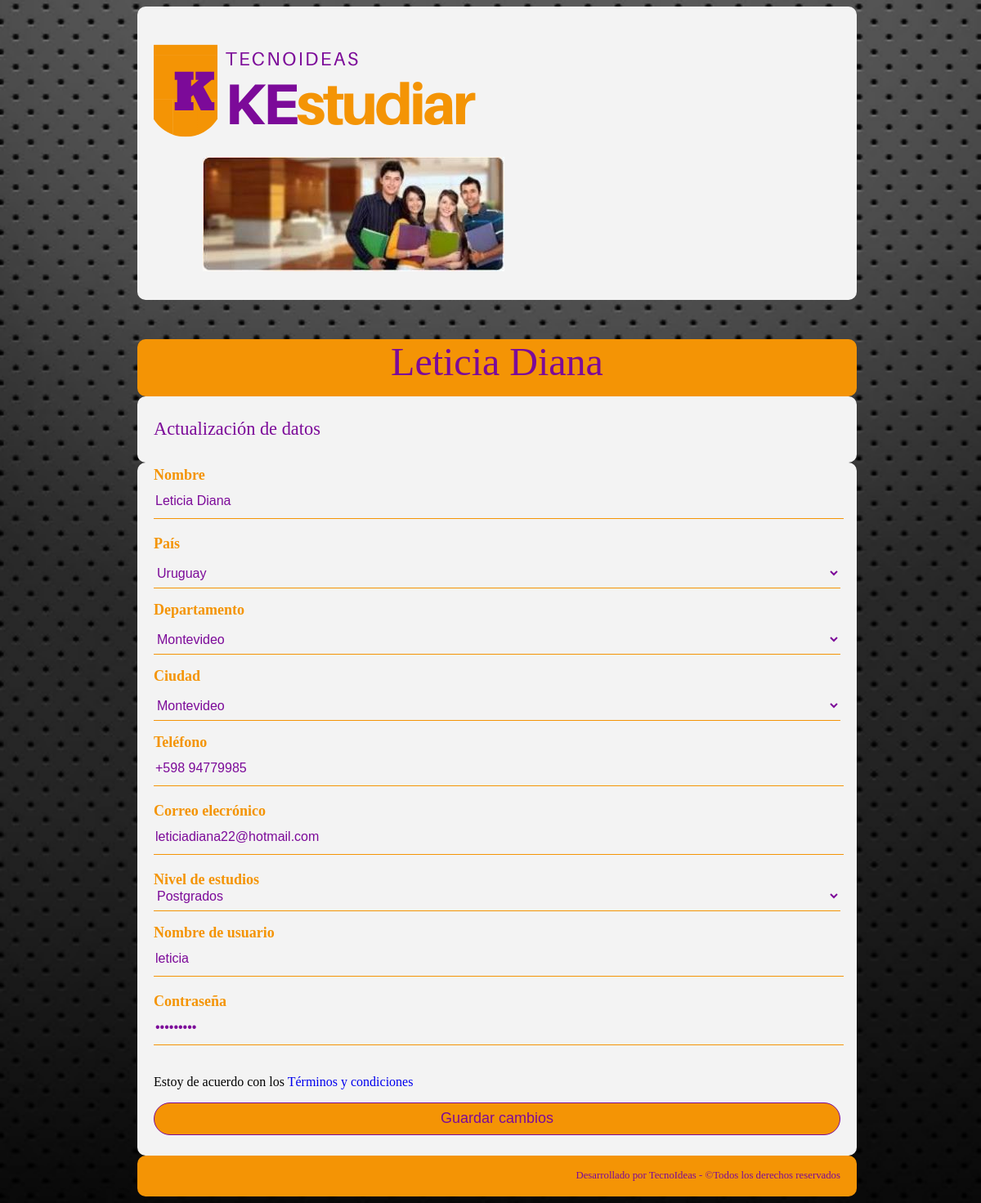
The app's page /estudiante/2/ with its own data.
### core/models.py (models this page shows, shortened)
class Estudiante(models.Model):
    nombre = models.CharField(max_length = 100, blank = False, null = False)
    pais = models.ForeignKey(Pais, on_delete = models.CASCADE)
    departamento = models.ForeignKey(Departamento, on_delete = models.CASCADE)
    ciudad = models.ForeignKey(Ciudad, on_delete = models.CASCADE)
    telefono = models.CharField(max_length = 100, blank = True, null = True)
    eMail = models.CharField(max_length = 100, blank = True, null = True)
    nivelEstudio = models.ForeignKey(NivelEstudio, on_delete = models.CASCADE)
    usuario = models.CharField(max_length = 30, unique=True, blank = False, null = False)
    password = models.CharField(max_length = 30, blank = False, null = False)
    class Meta:
        verbose_name = 'Estudiante'
        verbose_name_plural = 'Estudiantes'
        ordering = ['nombre']

class Pais(models.Model):
    nombre = models.CharField(max_length = 30, blank = False, null = False)
    class Meta:
        verbose_name = 'País'
        verbose_name_plural = 'Paises'
        ordering = ['nombre']

class Departamento(models.Model):
    pais = models.ForeignKey(Pais, on_delete = models.CASCADE)
    nombre = models.CharField(max_length = 30, blank = False, null = False)
    class Meta:
        verbose_name = 'Departamento'
        verbose_name_plural = 'Departamentos'
        ordering = ['pais', 'nombre']

class Ciudad(models.Model):
    pais = models.ForeignKey(Pais, on_delete = models.CASCADE)
    departamento = models.ForeignKey(Departamento, on_delete = models.CASCADE)
    nombre = models.CharField(max_length = 30, blank = False, null = False)
    class Meta:
        verbose_name = 'Ciudad'
        verbose_name_plural = 'Ciudades'
        ordering = ['nombre']

class NivelEstudio(models.Model):
    nombre = models.CharField(max_length = 30, blank = False, null = False)
    class Meta:
        verbose_name = 'Nivel de estudio'
        verbose_name_plural = 'Nivel de estudios'
        ordering = ['nombre']

### core/views.py (the view, shortened to what this page needs)
# urls.py: path('estudiante/<id>/', estudiante, name = 'estudiante'),
def estudiante(request, id):
    estudiante = Estudiante.objects.get(id=id)
    niveles = NivelEstudio.objects.all().order_by('nombre')
    paises = Pais.objects.all().order_by('nombre')
    departamentos = Departamento.objects.all().order_by('nombre')
    ciudades = Ciudad.objects.all().order_by('nombre')
    parametros = {
        'estudiante':estudiante,
        'niveles':niveles,
        'paises':paises,
        'departamentos':departamentos,
        'ciudades':ciudades,
    }
    return render(request, 'core/estudiante.html', parametros)

### core/templates/core/estudiante.html (shortened to what this page needs)
{% extends 'core/base.html' %}
{% load static %}
{% block body %}
<body>
	<header>
		<h1>
      <a href={% url 'home' %}>
				<img src="{% static 'core/img/logoKE.png' %}" alt="logoKE.jpg">
			<a id="imagen">
				<img src="{% static 'core/img/banner.jpg' %}" alt="banner"/>
			</a>
		</h1>
	</header>
	<section id="titulo">
		<p>{{ estudiante.nombre }}</p>
	</section>
	<section id="presentacion">
		<p>
			Actualización de datos
		</p>
	</section>
	<section id="formReg">
		<form action="" id="estudiante" method="POST">
			<label for="Nombre">Nombre</label>
			<input type="text" name="txtNombre" id="txtNombre" value = "{{ estudiante.nombre }}">
			<label for="Pais">País</label>
				<select id="cpais" name="cboPais">
				{% for p in paises %}
				<option
				{% if p.id == estudiante.pais.id %}
				{{'selected'}}
				{% endif %}
				value={{ p.id }}>{{p.nombre}}</option>
				{% endfor %}
			</select>
			<hr size="1" color = "#f49405"></hr>
			<label for="Departamento">Departamento</label>
				<select id="cdepartamento" name="cboDepartamento">
				{% for d in departamentos %}
				<option
				{% if d.id == estudiante.departamento.id %}
				{{'selected'}}
				{% endif %}
				value={{ d.id }}>{{d.nombre}}</option>
				{% endfor %}
			</select>
			<hr size="1" color = "#f49405"></hr>
			<label for="Ciudad">Ciudad</label>
				<select id="cciudad" name="cboCiudad">
				{% for c in ciudades %}
				<option
				{% if c.id == estudiante.ciudad.id %}
				{{'selected'}}
				{% endif %}
				value={{ c.id }}>{{c.nombre}}</option>
				{% endfor %}
			</select>
			<hr size="1" color = "#f49405"></hr>
			<label for="Telefono">Teléfono</label>
			<input type="text" name="txtTelefono" id="txtTelefono" value = "{{ estudiante.telefono }}">
			<label for="Mail">Correo elecrónico</label>
			<input type="email" name="txtMail" id="txtMail" value = "{{ estudiante.eMail }}">
			<label for="Estudios">Nivel de estudios</label>
				<select id="estudios" name="cboNivel">
				{% for n in niveles %}
				<option
				{% if n.id == estudiante.nivelEstudio.id %}
				{{'selected'}}
				{% endif %}
				value={{ n.id }}>{{n.nombre}}</option>
				{% endfor %}
			</select>
			<hr size="1" color = "#f49405"></hr>
			<label for="Usuario">Nombre de usuario</label>
			<input type="text" name="txtUsuario" id="txtUsuario" value = "{{ estudiante.usuario }}">
			<label for="Contrasena">Contraseña</label>
			<input type="password" name="txtPassword" id="txtPassword" value = "{{ estudiante.password }}">
			<p>Estoy de acuerdo con los <a href="#">Términos y condiciones</a></p>
			<input type="submit" name="btnModificar" value="Guardar cambios">
		</form>
	</section>
	<footer>
		<p>Desarrollado por TecnoIdeas - ©Todos los derechos reservados</p>
	</footer>
</body>
{% endblock body %}

### core/static/core/css/estilos.css (style rules this page uses)
body { background: url(../img/fondo.jpg) fixed no-repeat center center; width: 100%; height: 100%; -webkit- background-size: cover; -moz- background-size: cover; -o- background-size: cover; background-size: cover; vertical-align: top; font-family: Calibri }
header { background: #f3f3f3; border-radius: 10px; padding: 5px 20px; width: 70%; height: 100%; margin: 0 auto; }
header h1, nav { display: inline-block; vertical-align: middle; }
a { text-decoration: none; }
header #imagen { padding: 60px; }
#titulo { background: #f49405; border-radius: 10px; padding: 0px 20px; width: 70%; height: 70px; margin: 0 auto; text-align: center; font-size: 48px; color: #7c0a99; }
#presentacion, #cursos, #locaciones, #requisitos, #materias { background: #f3f3f3; border-radius: 10px; padding: 5px 20px; width: 70%; height: 100%; margin: 0 auto; font-family: "Calibri"; font-size: 1.4em; color: #7c0a99; text-align: justify; }
footer { background: #f49405; border-radius: 10px; padding: 5px 20px; width: 70%; height: 100%; margin: 0 auto; font-family: "Calibri"; font-size: 0.8em; color: #7c0a99; text-align: right; }
#formReg { background: #f3f3f3; border-radius: 10px; padding: 5px 20px; width: 70%; height: 100%; margin: 0 auto; }
#formReg label { color: #f49405; margin: 0; padding: 0; font-weight: bold; font-size: 18px; display: block; }
#formReg input { width: 100%; margin-bottom: 20px; }
#formReg input[type="text"], #formReg input[type="password"], #formReg input[type="email"] { border: none; border-bottom: 1px solid #f49405; background: transparent; outline: none; height: 40px; color: #7c0a99; font-size: 16px }
#formReg input[type="submit"] { border: 1px solid #7c0a99; outline: none; height: 40px; background: #f49405; color: #7c0a99; font-size: 18px; border-radius: 20px; }
#formReg #estudios, #formReg #cpais, #formReg #cdepartamento, #formReg #cciudad, #formReg #ctipo, #formReg #cbarrio, #formReg #clocacion, #formReg #crequisito, #fromReg #cmateria { width: 100%; color: #7c0a99; margin: 0; padding: 0; font-size: 16px; background: #f3f3f3; border: 0px; display: block; }

### records on screen
Estudiante: nombre "Leticia Diana", txtNombre "Leticia Diana", cboPais "Uruguay", cboDepartamento "Montevideo", cboCiudad "Montevideo", txtTelefono "+598 94779985", txtMail "leticiadiana22@hotmail.com", cboNivel "Postgrados", txtUsuario "leticia"
